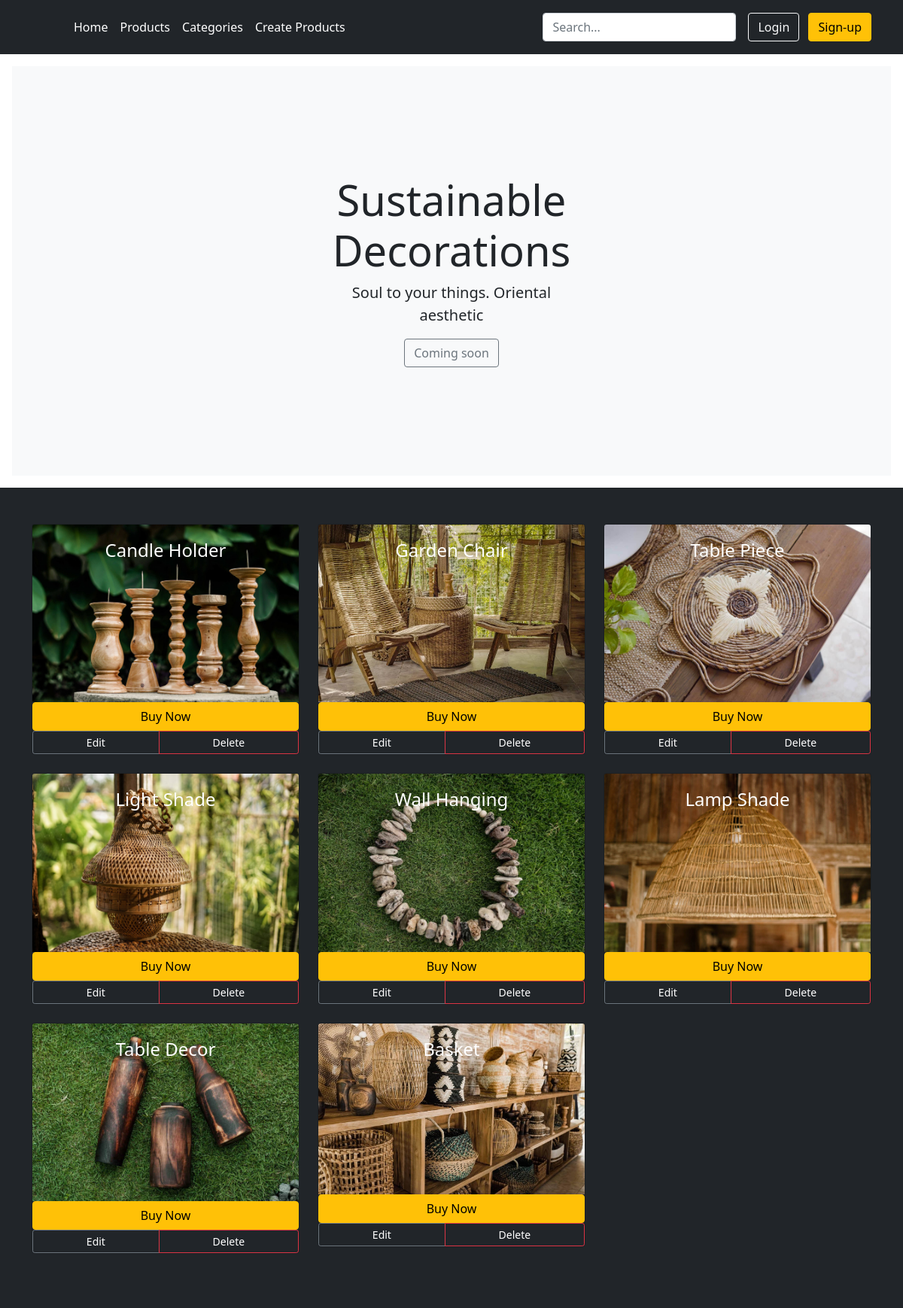
Before: /products/ with the older database file.
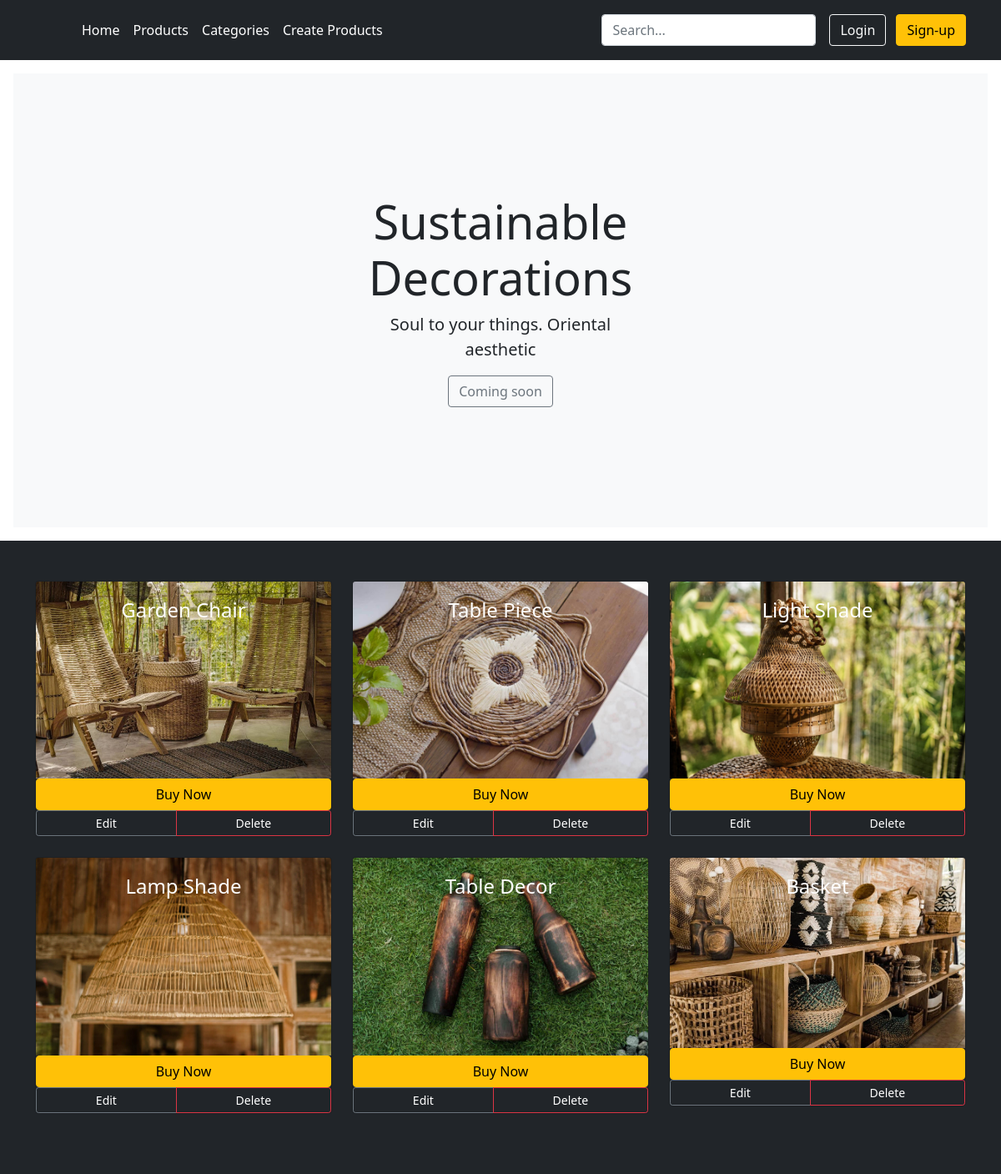
After: the same page with the newer database file.
### products/models.py (models this page shows, shortened)
class Product(models.Model):
    title = models.CharField(max_length=200)
    description = models.TextField(blank=True)
    image = models.ImageField(upload_to='images/')
    price = models.DecimalField(max_digits=6, decimal_places=2)
    category = models.ForeignKey(Category, related_name='product', on_delete=models.CASCADE)
    slug = models.SlugField(max_length=255)
    quantity = models.IntegerField(default=0)
    is_active = models.BooleanField(default=True)
    created = models.DateTimeField(auto_now_add=True)
    updated = models.DateTimeField(auto_now=True)
    class Meta:
        verbose_name_plural = 'Products'
        ordering = ('-created',)

### storeAnada/views.py (the view)
# urls.py: path('products/', storeAnada.views.ProductListView.as_view(), name='product-list'),
class ProductListView(ListView):
	template_name = "products/product_list.html"
	model = Product
	def get_context_data(self, **kwargs):
		context = super().get_context_data(**kwargs)
		search = self.request.GET.get('search', None)
		products = Product.objects.all()
		if search:
			products = products.filter(title__contains=search)  # Contains gives flexibility in the search input
			context['search'] = search
		context['products'] = products
		return context

### templates/products/product_list.html (shortened to what this page needs)
{% extends "base.html" %}
{% load static %}
{% block content %}
    <div class="position-relative overflow-hidden p-3 p-md-5 m-md-3 text-center bg-light">
        <div class="col-md-5 p-lg-5 mx-auto my-5">
            <h1 class="display-4 font-weight-normal">Sustainable Decorations</h1>
            <p class="lead font-weight-normal">Soul to your things. Oriental aesthetic</p>
            <a class="btn btn-outline-secondary" href="#">Coming soon</a>
        </div>
    </div>
    <div class="album py-5 bg-dark">
        <div class="container">
            <div class="row no-gutters">
                {% for product in products %}
                    <div class="col-md-4">
                        <div class="card mb-4 bg-transparent">
                            <a href="{% url 'product-detail' pk=product.pk %}">
                                <img class="card-img-top" src="/media/{{ product.image }}" alt="{{ product.title }}">
                                <div class="card-body card-img-overlay">
                                    <p class="card-text text-center text-white" style="font-size: 1.5em">
                                        {{ product.title }}
                                    </p>
                                </div>
                            </a>
                            <div class="btn-group">
                                    <a class="btn btn-warning" href="{% url 'purchase' pk=product.pk %}">Buy Now</a>
                            </div>
                            <div class="btn-group">
                                    <a class="btn btn-sm btn-outline-secondary text-white" href="{% url 'product-update' pk=product.pk %}">Edit</a>
                                    <a class="btn btn-sm btn-outline-danger text-white" href="{% url 'product-delete' pk=product.pk %}">Delete</a>
                                </div>
                        </div>
                    </div>
                {% endfor %}
            </div>
        </div>
    </div>
{% endblock %}

Changed rows visible on the page:
removed Product: image (picture), title "Candle Holder"
removed Product: image (picture), title "Wall Hanging"
